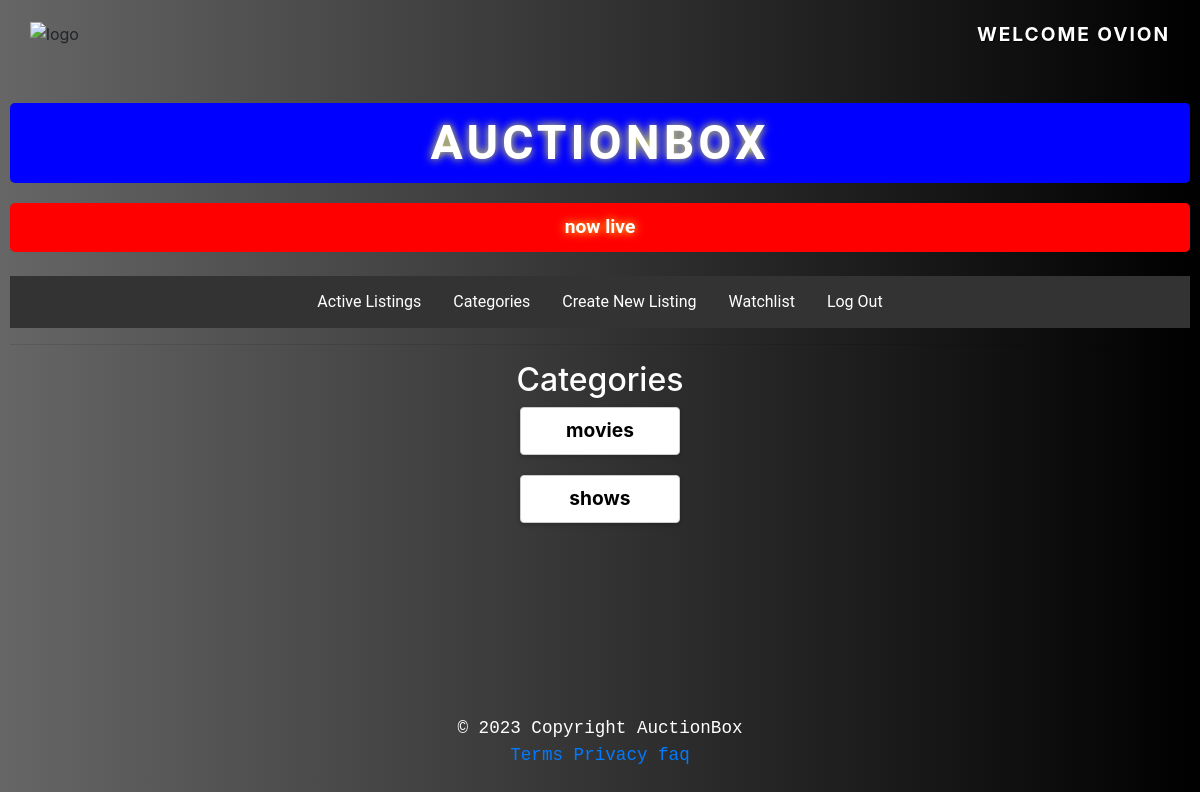
Page /categories (signed in) on the committed database.
### auctions/models.py (models this page shows, shortened)
class User(AbstractUser):
    pass

class Category(models.Model):
    categoryName = models.CharField(max_length=50)

### auctions/views.py (the view)
# urls.py: path("categories", views.categories, name='categories'),
def categories(request):
    categories = Category.objects.all()
    return render(request, 'auctions/categories.html', {'categories': categories})

### auctions/templates/auctions/categories.html (shortened to what this page needs)
{% extends "auctions/layout.html" %}
{% block body %}
{% if user.is_authenticated %}
<h2 class="text-center">Categories</h2>
<div>
    {% for category in categories %}
    <div class="row mx-3">
      <div class="card mx-3" style="width: 10rem; height: 3rem;">
        <a href="{% url 'category_listings' category.id %}">
          <div class="category">
                <span class="category-name" style="color: black;">
                  {{category.categoryName}}
                </span>
          </div>
        </a>
       </div>
      </div>
    {% endfor %}
</div>
{% else %}
<h2 class="text-center">Please log in to view active listings.</h2>
{% endif %}
{% endblock %}

### auctions/templates/auctions/layout.html (shortened to what this page needs)
{% load static %}
<!DOCTYPE html>
<html lang="en">
    <head>
        <link rel="stylesheet" href="https://stackpath.bootstrapcdn.com/bootstrap/4.3.1/css/bootstrap.min.css">
        <link rel="stylesheet" href="https://stackpath.bootstrapcdn.com/bootstrap/4.4.1/css/bootstrap.min.css">
        <link href="{% static 'auctions/styles.css' %}" rel="stylesheet">
    </head>
  <body>
{% if user.is_authenticated %}
        <div class="body">
          <div class="logo">
            <img src="https://raw.githubusercontent.com/ninijoe/wolfe/main/images/anotherwolfe.png" alt="logo">
            <strong> welcome {{ user.username }}</strong>
          </div>
          <h1>
              <div style="color: white; font-family: 'Roboto', sans-serif; font-size: 1.2em; font-weight: bold; text-align: center; padding: 10px; background-color: blue; border-radius: 5px; text-shadow: 0 0 10px #ff3; ">auctionbox</div>
          </h1>
          <div style="color: white; font-family: 'Roboto', sans-serif; font-size: 1.2em; font-weight: bold; text-align: center; padding: 10px; background-color: red; border-radius: 5px; text-shadow: 0 0 10px #ff3; animation: marquee 5s linear infinite;"> now live </div>
          <br>
          <ul class="nav">
                  <li class="nav-item">
                      <a class="nav-link" href="{% url 'index' %}">Active Listings</a>
                  </li>
                  <li class="nav-item">
                      <a class="nav-link" href="{% url 'categories' %}">Categories</a>
                  </li>
                  <li class="nav-item">
                      <a class="nav-link" href="{% url 'create_listing' %}">Create New Listing</a>
                  </li>
                  <li class="nav-item">
                      <a class="nav-link" href="{% url 'watchlist' %}">Watchlist</a>
                  </li>
                  <li class="nav-item">
                      <a class="nav-link" href="{% url 'logout' %}">Log Out</a>
                  </li>
              {% endif %}
          </ul>
          <hr>
        </div>
        {% block body %}
        {% endblock %}
    </body>
    <br><br><br>
    <div class="footer-section">
      <section>
        <footer style="text-align: center; color: white; font-family: 'Courier New', monospace;">© 2023 Copyright AuctionBox </footer>
        <div class="footer-links">
          <a href="{% url 'terms' %}">Terms </a>
          <a href="#">Privacy </a>
          <a href="#">faq </a>
        </div>
      </section>
    </div>
</html>

### auctions/static/auctions/styles.css (style rules this page uses)
body { padding: 10px; }

### auctions/templates/auctions/layout.html (style rules this page uses)
body { background: linear-gradient(to left, #000000, #111111, #222222, #333333, #444444, #555555, #666666); }
strong { font-weight: bold; font-size: 1.2em; color: white; text-transform: uppercase; letter-spacing: 0.1em; margin: 0.5em 0; line-height: 1.5em; text-shadow: 1px 1px 1px #000; margin-right: 20px; }
h1 { color: #1DB954; font-family: 'Roboto', sans-serif; font-size: 2.5rem; font-weight: bold; text-transform: uppercase; letter-spacing: 0.1em; margin: 0.5em 0; line-height: 1.5em; text-shadow: 1px 1px 1px #000; margin-top: 45px; }
.nav { list-style-type: none; margin: 0; padding: 0; overflow: hidden; background-color: #333; }
.nav-item { float: left; }
.nav-link { display: block; color: white; text-align: center; padding: 4px 6px; text-decoration: none; font-family: 'Roboto', sans-serif; font-size: 1.2rem; }
.nav { list-style-type: none; margin: 0; padding: 0; justify-content: center; background-color: #333; display: flex; flex-wrap: nowrap; }
.nav li a { display: block; color: white; text-align: center; padding: 14px 16px; text-decoration: none; justify-content: center; flex: 0 0 auto; font-size: 1rem; border-radius: 20px; }
.logo img { width: 6%; max-width: 100%; height: auto; margin-left: 20px; }
.logo { display: flex; justify-content: space-between; align-items: center; width: 100%; position: relative; top: 0; left: 0; }
.footer-section { -webkit-text-size-adjust: 100%; font-family: Open Sans, Helvetica, Arial, sans; color: #333333; font-size: 1.1em; width: 100%; margin-left: 0px; background-color: #212121f2; position: relative; background-color: transparent; margin-top: 100px; font-size: 1.1em; }
.footer-links { justify-content: center; text-align: center; flex: auto; flex-direction: row; font-family: 'Courier New', monospace; text-decoration: none; }

### auctions/templates/auctions/categories.html (style rules this page uses)
.row { display: flex; flex-wrap: wrap; justify-content: center; }
.card { border: 1px solid #ccc; box-shadow: 0px 2px 5px rgba(0, 0, 0, 0.2); margin-bottom: 20px; width: 10rem; height: 3rem; }
h2 { color: white; }
.category { display: flex; justify-content: center; align-items: center; font-size: 1.2rem; font-weight: bold; padding: 10px; text-decoration: none; text-decoration-line: none; text-align: center; padding: 0.5rem; }

### rows in the picture
User: username "OVION"
Category: categoryName "movies"
Category: categoryName "shows"
